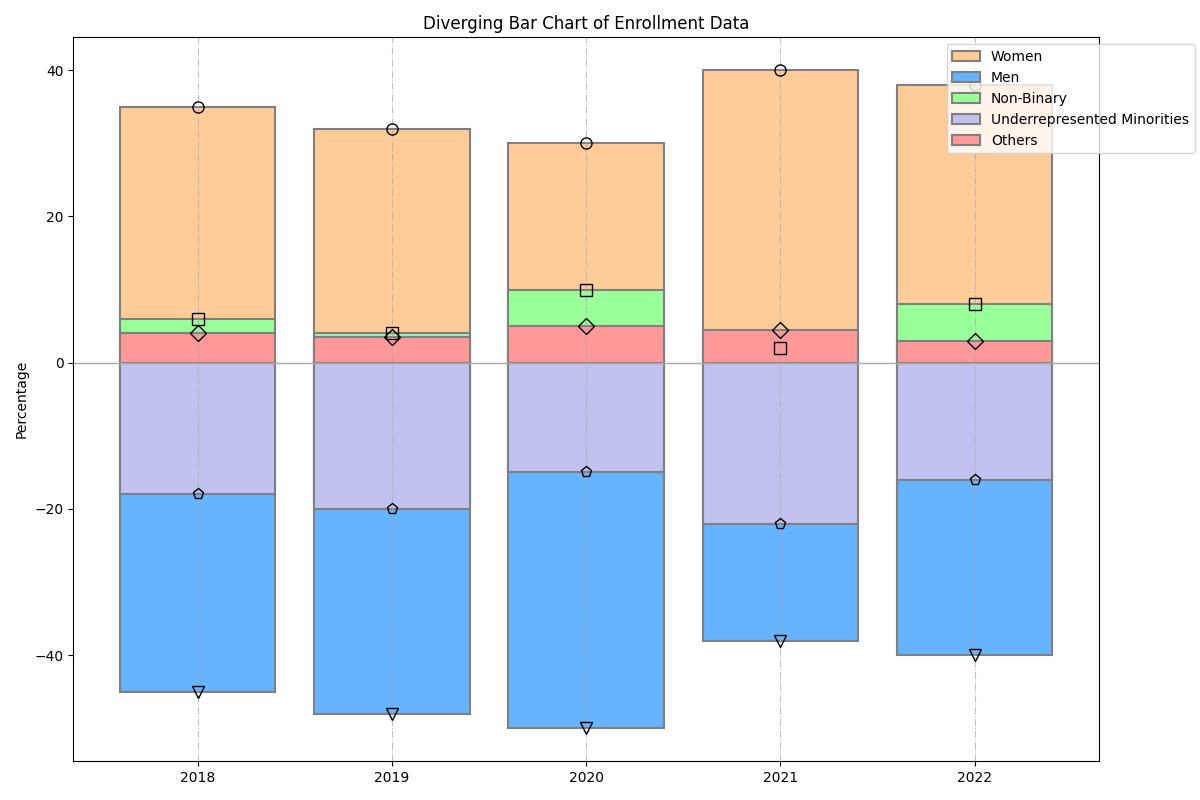

Write the Python code that produced this figure.
import matplotlib.pyplot as plt
import numpy as np

years = ['2018', '2019', '2020', '2021', '2022']
demographics = ['Women', 'Men', 'Non-Binary', 'Underrepresented Minorities', 'Others']

data = {
    'Women': [35, 32, 30, 40, 38],
    'Men': [-45, -48, -50, -38, -40],
    'Non-Binary': [6, 4, 10, 2, 8],
    'Underrepresented Minorities': [-18, -20, -15, -22, -16],
    'Others': [4, 3.5, 5, 4.5, 3]
}

colors = ['#ffcc99', '#66b3ff', '#99ff99', '#c2c2f0', '#ff9999']

fig, ax = plt.subplots(figsize=(12, 8))

# Change the border style by modifying the edgecolor and linewidth
for i, category in enumerate(demographics):
    values = data[category]
    ax.bar(years, values, label=category, color=colors[i], edgecolor='grey', linewidth=1.5)

# Add a central vertical line
ax.axhline(0, color='darkgrey', linewidth=1)

# Enable grid lines with a different style
ax.xaxis.grid(True, linestyle='-.', which='major', color='darkgrey', alpha=0.7)

# Set Marker types for each demographic category
marker_styles = ['o', 'v', 's', 'p', 'D']
for i, category in enumerate(demographics):
    values = data[category]
    ax.plot(years, values, marker=marker_styles[i], color='none', markeredgecolor='black', markersize=8, linestyle='None')

ax.set_ylabel('Percentage')
ax.set_title('Diverging Bar Chart of Enrollment Data')

# Slightly alter the position of the legend
ax.legend(loc='upper right', bbox_to_anchor=(1.1, 1))

plt.tight_layout()
plt.show()
